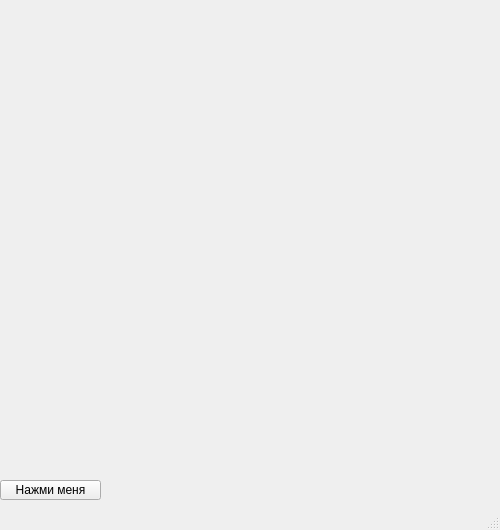
<?xml version="1.0" encoding="UTF-8"?>
<ui version="4.0">
 <class>MainWindow</class>
 <widget class="QMainWindow" name="MainWindow">
  <property name="geometry">
   <rect>
    <x>0</x>
    <y>0</y>
    <width>500</width>
    <height>530</height>
   </rect>
  </property>
  <property name="windowTitle">
   <string>MainWindow</string>
  </property>
  <widget class="QWidget" name="centralwidget">
   <widget class="QPushButton" name="btn">
    <property name="geometry">
     <rect>
      <x>0</x>
      <y>480</y>
      <width>101</width>
      <height>20</height>
     </rect>
    </property>
    <property name="text">
     <string>Нажми меня</string>
    </property>
   </widget>
  </widget>
  <widget class="QMenuBar" name="menubar">
   <property name="geometry">
    <rect>
     <x>0</x>
     <y>0</y>
     <width>500</width>
     <height>20</height>
    </rect>
   </property>
  </widget>
  <widget class="QStatusBar" name="statusbar"/>
 </widget>
 <resources/>
 <connections/>
</ui>
